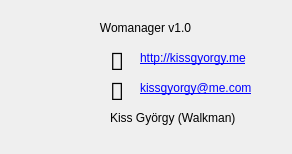
<?xml version="1.0" encoding="UTF-8"?>
<ui version="4.0">
 <class>About</class>
 <widget class="QDialog" name="About">
  <property name="geometry">
   <rect>
    <x>0</x>
    <y>0</y>
    <width>292</width>
    <height>154</height>
   </rect>
  </property>
  <property name="windowTitle">
   <string>About</string>
  </property>
  <widget class="QLabel" name="picture">
   <property name="geometry">
    <rect>
     <x>20</x>
     <y>50</y>
     <width>81</width>
     <height>81</height>
    </rect>
   </property>
   <property name="text">
    <string/>
   </property>
   <property name="pixmap">
    <pixmap resource="resources.qrc">:/image/walkman.png</pixmap>
   </property>
  </widget>
  <widget class="QLabel" name="nickname">
   <property name="geometry">
    <rect>
     <x>110</x>
     <y>110</y>
     <width>151</width>
     <height>16</height>
    </rect>
   </property>
   <property name="text">
    <string>Kiss György (Walkman)</string>
   </property>
  </widget>
  <widget class="QLabel" name="email">
   <property name="geometry">
    <rect>
     <x>140</x>
     <y>80</y>
     <width>140</width>
     <height>16</height>
    </rect>
   </property>
   <property name="text">
    <string>&lt;html&gt;&lt;head/&gt;&lt;body&gt;&lt;p&gt;&lt;a href=&quot;mailto:kissgyorgy@me.com?subject=Program: Munkabeosztas&quot;&gt;&lt;span style=&quot; text-decoration: underline; color:#0000ff;&quot;&gt;kissgyorgy@me.com&lt;/span&gt;&lt;/a&gt;&lt;/p&gt;&lt;/body&gt;&lt;/html&gt;</string>
   </property>
   <property name="textFormat">
    <enum>Qt::RichText</enum>
   </property>
   <property name="openExternalLinks">
    <bool>true</bool>
   </property>
  </widget>
  <widget class="QLabel" name="website">
   <property name="geometry">
    <rect>
     <x>140</x>
     <y>50</y>
     <width>140</width>
     <height>16</height>
    </rect>
   </property>
   <property name="text">
    <string>&lt;html&gt;&lt;head/&gt;&lt;body&gt;&lt;p&gt;&lt;a href=&quot;http://kissgyorgy.me&quot;&gt;&lt;span style=&quot; text-decoration: underline; color:#0000ff;&quot;&gt;http://kissgyorgy.me&lt;/span&gt;&lt;/a&gt;&lt;/p&gt;&lt;/body&gt;&lt;/html&gt;</string>
   </property>
   <property name="textFormat">
    <enum>Qt::RichText</enum>
   </property>
   <property name="openExternalLinks">
    <bool>true</bool>
   </property>
  </widget>
  <widget class="QLabel" name="icon1">
   <property name="geometry">
    <rect>
     <x>110</x>
     <y>50</y>
     <width>21</width>
     <height>21</height>
    </rect>
   </property>
   <property name="font">
    <font>
     <family>General Foundicons</family>
     <pointsize>18</pointsize>
    </font>
   </property>
   <property name="text">
    <string></string>
   </property>
  </widget>
  <widget class="QLabel" name="icon2">
   <property name="geometry">
    <rect>
     <x>110</x>
     <y>80</y>
     <width>21</width>
     <height>21</height>
    </rect>
   </property>
   <property name="font">
    <font>
     <family>General Foundicons</family>
     <pointsize>18</pointsize>
    </font>
   </property>
   <property name="text">
    <string></string>
   </property>
  </widget>
  <widget class="QLabel" name="program">
   <property name="geometry">
    <rect>
     <x>20</x>
     <y>20</y>
     <width>251</width>
     <height>16</height>
    </rect>
   </property>
   <property name="text">
    <string>Womanager v1.0</string>
   </property>
   <property name="alignment">
    <set>Qt::AlignCenter</set>
   </property>
  </widget>
 </widget>
 <resources>
  <include location="resources.qrc"/>
 </resources>
 <connections/>
</ui>
